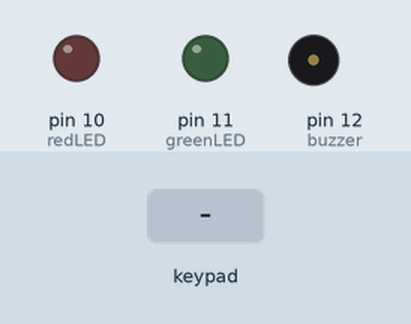
Recording of a sketch running on a simulated Arduino Uno, built with avr-gcc and run on an emulated ATmega328P. On the bench: output pins drawn as LEDs (lit = HIGH), buzzer (waves = sounding). Dashed ring = blinking. The test bench sets the inputs (shaded band). What the sketch prints to the serial monitor is not drawn.

Above: at 1.2 s.
1.3 s: keypad keys 9 8 7 6 # pressed 0.4 s apart
At 3.05 s:
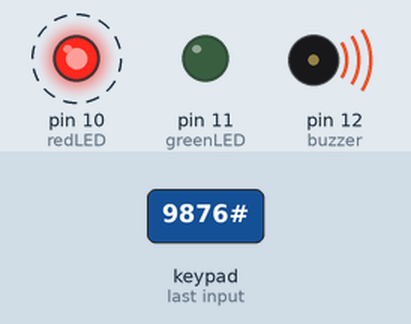
5.9 s: keypad keys 1 2 3 4 # pressed 0.4 s apart
At 8.3 s:
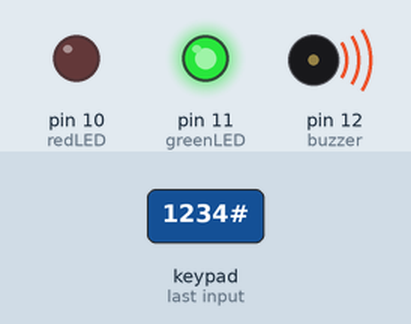
Timing chart, 0 to 10.0 s (numbered marks = the images above; inputs shaded):
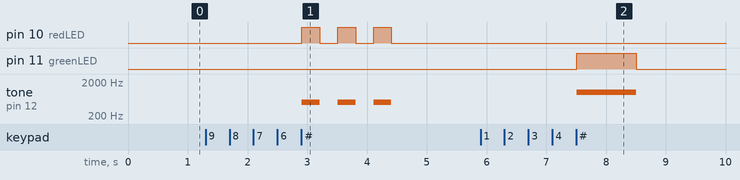

The sketch:

code.ino
```cpp
#include <Keypad.h>

// Define Keypad
const byte ROWS = 4;
const byte COLS = 4;
char keys[ROWS][COLS] = {
  {'1', '2', '3', 'A'},
  {'4', '5', '6', 'B'},
  {'7', '8', '9', 'C'},
  {'*', '0', '#', 'D'}
};
byte rowPins[ROWS] = {9, 8, 7, 6};
byte colPins[COLS] = {5, 4, 3, 2};
Keypad keypad = Keypad(makeKeymap(keys), rowPins, colPins, ROWS, COLS);

// Password Variables
String password = "1234";  // Set your 4-digit password
String input = "";

// LED & Buzzer Pins
const int redLED = 10;
const int greenLED = 11;
const int buzzer = 12;

void setup() {
  pinMode(redLED, OUTPUT);
  pinMode(greenLED, OUTPUT);
  pinMode(buzzer, OUTPUT);
  Serial.begin(9600);
  Serial.println("System Ready! Enter 4-digit Password:");
}

void loop() {
  char key = keypad.getKey();

  if (key) {  // If a key is pressed
    Serial.print("Key Pressed: ");
    Serial.println(key);

    if (key == '*') {  // Clear input if '*' is pressed
      input = "";
      Serial.println("Input Cleared ❌");
      return;
    }

    if (key == '#') {  // Check password only when 4 digits are entered
      if (input.length() == 4) {
        if (input == password) {
          Serial.println("✅ Correct Password! Access Granted.");
          digitalWrite(greenLED, HIGH);
          tone(buzzer, 1000);
          delay(1000);
          noTone(buzzer);
          digitalWrite(greenLED, LOW);
        } else {
          Serial.println("❌ Incorrect Password! Access Denied.");

          // **Blink red LED & sound buzzer multiple times**
          for (int i = 0; i < 3; i++) {
            digitalWrite(redLED, HIGH);
            tone(buzzer, 500);
            delay(300);
            digitalWrite(redLED, LOW);
            noTone(buzzer);
            delay(300);
          }
        }
        input = "";  // Reset input after checking
        Serial.println("Enter 4-digit Password Again:");
      } else {
        Serial.println("⚠ Enter full 4-digit password first!");
      }
      return;
    }

    // Append pressed key to input string only if it's a number and length is < 4
    if (isdigit(key) && input.length() < 4) {
      input += key;
      Serial.print("Current Input: ");
      Serial.println(input);
    } else if (!isdigit(key)) {
      Serial.println("⚠ Only digits are allowed!");
    }
  }
}
```

Measured:
- after the input at 1.3 s, pin 10 (redLED): alternates HIGH for 0.30 s and LOW for 0.30 s, 6 changes in all, then stays LOW, starting after 1.6 s; tone on pin 12 (buzzer): alternates 500 Hz for 0.30 s and silent for 0.30 s, 6 changes in all, then stays silent, starting after 1.6 s
- after the input at 5.9 s, pin 11 (greenLED): LOW → HIGH after 1.6 s, → LOW 1.0 s later; tone on pin 12 (buzzer): silent → 1000 Hz after 1.6 s, → silent 1.0 s later
